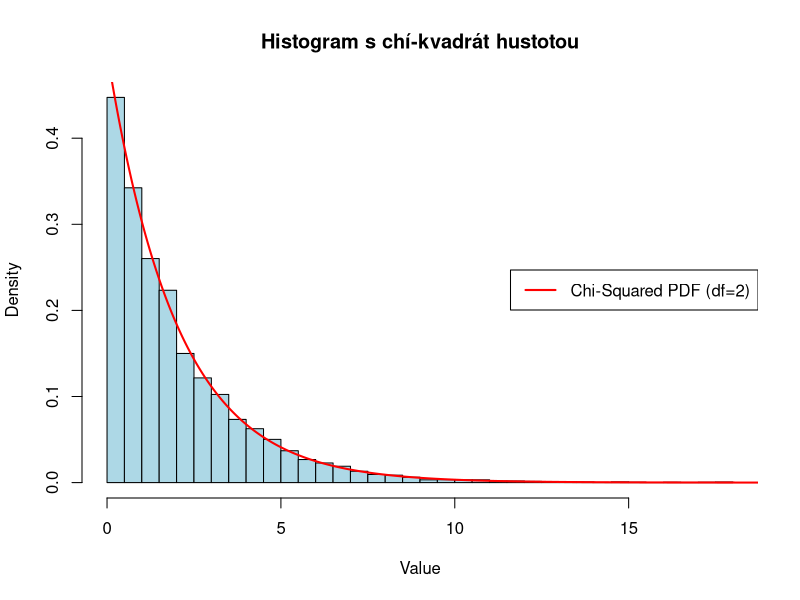

Generate this figure with R:
library(MASS)

rescale_to_unit_circle <- function(df) {
  # Calculate the distance from the origin for each point
  distances <- sqrt(df[,1]^2 + df[,2]^2)
  
  # Rescale each point to the unit circle
  df_rescaled <- df
  df_rescaled[,1] <- df[,1] / distances
  df_rescaled[,2] <- df[,2] / distances
  
  return(df_rescaled)
}

#kolko testov chceme urobit?

N <- 10000

#ako velke subory budeme chciet testovat? 15 pouzil Mathur aj Blumen

n_min <- 30
n_max <- 60

n <- sample(n_min:n_max, N, replace = TRUE)

stats <- numeric(0)

pokus<-1
for(pokus in 1:N){
  
  #vyrobme data pre dany pokus
  mu <- c(0, 0)  # vycentrovane data
  Sigma <- matrix(c(1, 0.3, 0.3, 1), 2, 2)  # nech su nase dve premenne zavisle
  data_points <- mvrnorm(n[pokus], mu = mu, Sigma = Sigma)
  
  #najdime ranky
  #m <- data_points[,1]/data_points[,2]
  theta <- atan(data_points[,2]/data_points[,1])
  rank <- rank(theta)
  #najdime poradie v ktorom budeme data aplikovat
  theta_shift <- theta
  theta_shift[theta<0] <- theta[theta<0]+pi
  poradie <- rank(theta_shift)
  
  #pre kontrolu najdime priemet bodov na jednotkovu kruznicu
  rescaled_points <- rescale_to_unit_circle(data_points)
  
  #testove statistiky vynulujeme
  S1 <- 0
  S2 <- 0
  a <- 0
  vars1_part <- 0
  vars2_part <- 0
  vars1 <-0
  vars2 <-0
  
  for(bod in 1:(n[pokus])){
    i <- poradie[bod]
  
    a <- sign(data_points[bod,2])
    S1 = S1 + a*cos(pi*(i/n[pokus]))*rank[bod]
    S2 = S2 + a*sin(pi*(i/n[pokus]))*rank[bod]
    
    #vars1_part <- vars1_part + cos(2*pi*(i/n[pokus]))*(rank[bod]^2)
    #vars2_part <- vars2_part + sin(2*pi*(i/n[pokus]))*(rank[bod]^2)
    #print(vars1_part)
    #vars2_part
    
    vars1_part <- vars1_part + cos(pi*(i/n[pokus]))^2 * rank[bod]^2
    vars2_part <- vars2_part + sin(pi*(i/n[pokus]))^2 * rank[bod]^2
  }
  S1 <- S1/n[pokus]
  S2 <- S2/n[pokus]
  
  #vars1 <- (1/2*(n[pokus]^2))*vars1_part + (n[pokus]/6)*(1+1/n[pokus])*(1+1/2*n[pokus]) #HAHA, toto vychadza zaporne
  #vars2 <- (1/2*(n[pokus]^2))*vars2_part + (n[pokus]/6)*(1+1/n[pokus])*(1+1/2*n[pokus])
  
  #Z1 <- S1/sqrt(vars1)
  #Z2 <- S2/sqrt(vars2)
  #Z <- Z1^2 + Z2^2
  
  vars1 <- vars1_part / (n[pokus]^2)
  vars2 <- vars2_part/(n[pokus]^2)
  Z1 <- S1/sqrt(vars1)
  Z2 <- S2/sqrt(vars2)
  Z <- Z1^2 + Z2^2
  
  #S1_ex <- S1 * (1/sqrt(var(cos(rescaled_points[,1]))))
  #S2_ex <- S2 * (1/sqrt(var(sin(rescaled_points[,2]))))
  #S_ex <- (S1^2)+(S2^2)
  stats <- c(stats,Z)
}

ks_test <- ks.test(stats, "pchisq", df = 2)
ks_test$p.value

hist(stats[stats<30], probability = TRUE, breaks = 40, main = "Histogram s chí-kvadrát hustotou", xlab = "Value", 
     col = "lightblue", border = "black")

# Create a sequence of x-values for the CDF
x_vals <- seq(0, 40, length = 20000)

# Add the CDF of the Chi-squared distribution (df = 2)
lines(x_vals, dchisq(x_vals, df=2), col = "red", lwd = 2)

# Add a legend
legend("right", legend = c("Chi-Squared PDF (df=2)"), col = "red", lwd = 2)
